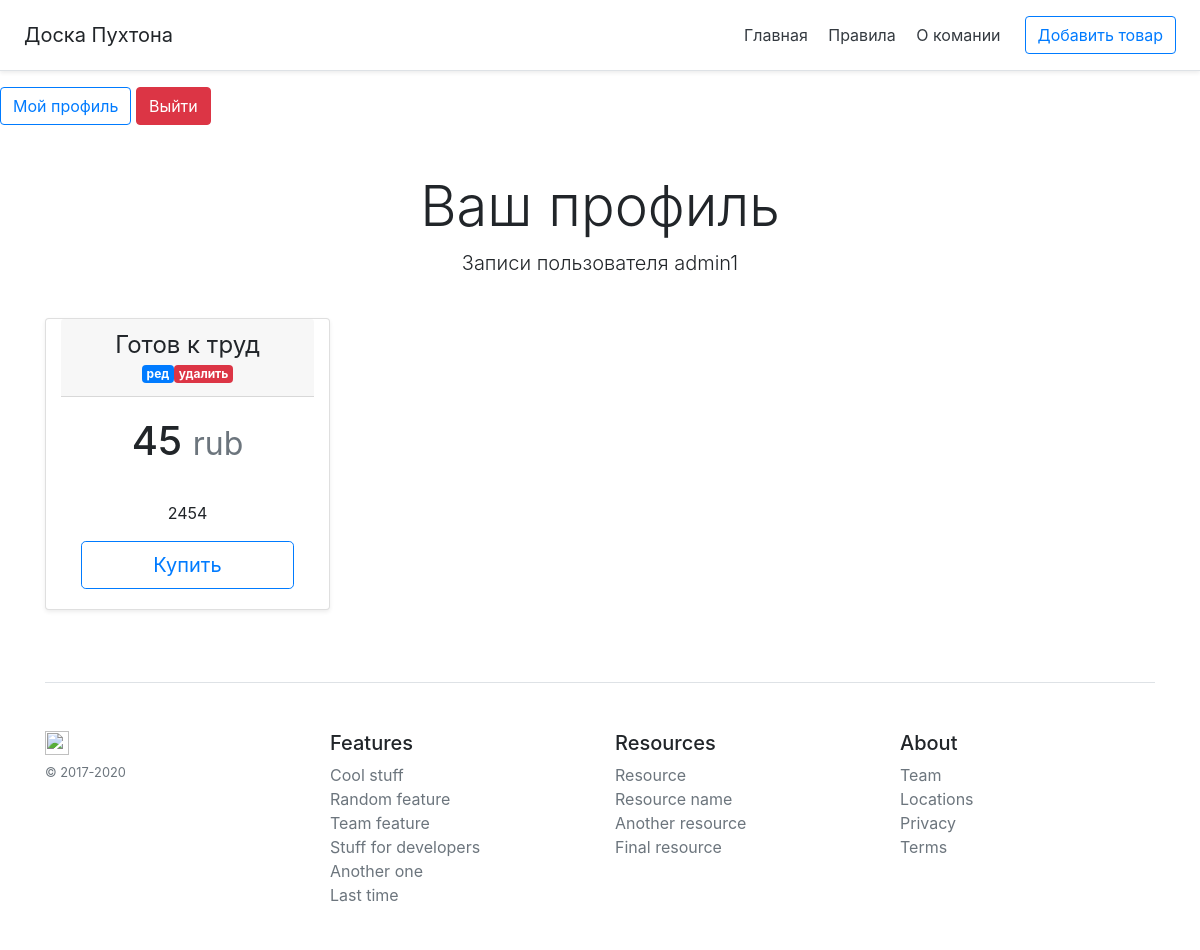
Page /profile/admin1 (signed in) on the committed database.
### main.py (models this page shows, shortened)
class Item(db.Model):
    id = db.Column(db.Integer, primary_key=True)
    title = db.Column(db.String(100), nullable=False)
    info = db.Column(db.Text, nullable=False)
    price = db.Column(db.Integer, nullable=False)
    isActive = db.Column(db.Boolean, default=True)
    parent = db.Column(db.String(100), nullable=False)

### main.py (the view)
@app.route('/profile/<username>')
def profile(username):
    if 'userLogged' not in session or session['userLogged'] != username:
        abort(401)
    items = Item.query.filter_by(parent=session['userLogged']).all()
    return render_template('profile.html', data=items)

### templates/profile.html (shortened to what this page needs)
{% extends 'base.html' %}
{% block body %}
<div class="pricing-header px-3 py-3 pt-md-5 pb-md-4 text-center">
  <h1 class="display-4">Ваш профиль</h1>
  <p class="lead">Записи пользователя {{session['userLogged']}}</p>
</div>
<div class="container">
  <div class="card-deck mb-3 text-center" ">
  {%for el in data%}
    <div class="card mb-4 shadow-sm col-md-4 col-xl-3 ">
      <div class="card-header">
        <h4 class="my-0 font-weight-normal">{{el.title}}</h4>
        {% if session['userLogged'] == el.parent %}
        <a href="/product/{{el.id}}" class="badge badge-primary">ред</a><a href="/delete/{{el.id}}" class="badge badge-danger">удалить</a>
        {% endif %}
      </div>
      <div class="card-body d-flex flex-column">
        <h1 class="card-title pricing-card-title ">{{el.price}} <small class="text-muted">rub</small></h1>
        <ul class="list-unstyled mt-4 mb-6">
          {% for i in el.info.split(' ')%}
          {% if i|length >8 %}
            <li>{{i}}</li>
            {% else%}
            {{i}}
            {% endif %}
            {% endfor %}
        </ul>
        <a href="" class="btn btn-lg btn-block btn-outline-primary mt-auto ">Купить</a>
      </div>
    </div>
  {% endfor %}
  </div>
  </div>
{% endblock %}

### rows in the picture
Item: userLogged "admin1", title "Готов к труд", price "45", info "2454"
